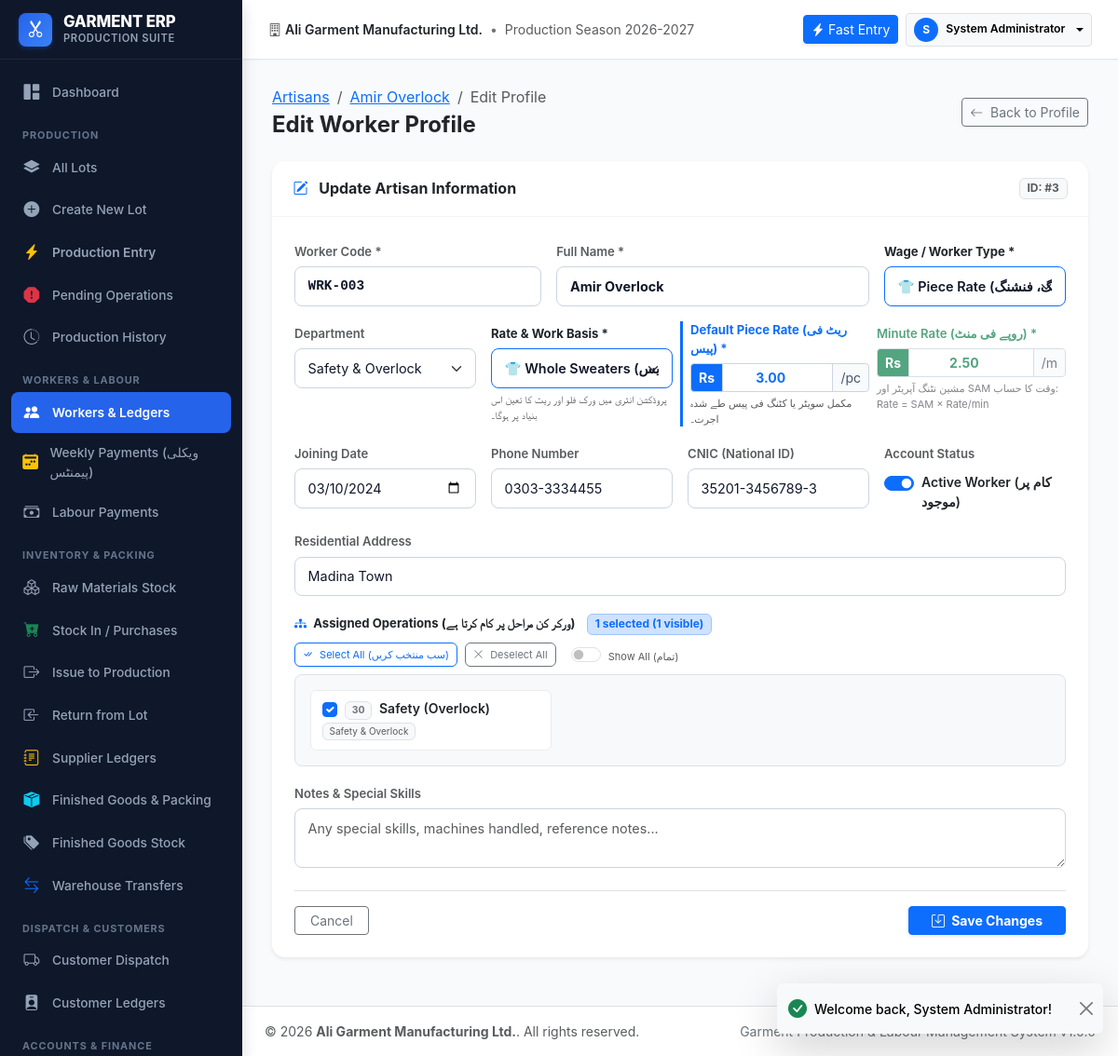
Page /modules/workers/edit.php?id=3 (signed in) on the committed database.
### tables this page shows
CREATE TABLE `users` (
    `id` INT AUTO_INCREMENT PRIMARY KEY,
    `username` VARCHAR(50) NOT NULL UNIQUE,
    `password_hash` VARCHAR(255) NOT NULL,
    `full_name` VARCHAR(100) NOT NULL,
    `role_id` INT NOT NULL,
    `phone` VARCHAR(30) NULL,
    `email` VARCHAR(100) NULL,
    `is_active` TINYINT(1) NOT NULL DEFAULT 1,
    `created_at` DATETIME NOT NULL DEFAULT CURRENT_TIMESTAMP,
    `updated_at` DATETIME NOT NULL DEFAULT CURRENT_TIMESTAMP ON UPDATE CURRENT_TIMESTAMP,
    FOREIGN KEY (`role_id`) REFERENCES `roles`(`id`)
);

CREATE TABLE `workers` (
    `id` INT AUTO_INCREMENT PRIMARY KEY,
    `code` VARCHAR(40) NOT NULL UNIQUE,
    `name` VARCHAR(120) NOT NULL,
    `phone` VARCHAR(40) NULL,
    `address` TEXT NULL,
    `cnic` VARCHAR(30) NULL,
    `worker_type` VARCHAR(50) NOT NULL DEFAULT 'Piece Rate',
    `department_id` INT NULL,
    `default_rate` DECIMAL(12,2) NOT NULL DEFAULT 0.00,
    `rate_per_minute` DECIMAL(8,2) NOT NULL DEFAULT 2.50,
    `joining_date` DATE NULL,
    `opening_balance` DECIMAL(14,2) NOT NULL DEFAULT 0.00,
    `notes` TEXT NULL,
    `is_active` TINYINT(1) NOT NULL DEFAULT 1,
    `created_at` DATETIME NOT NULL DEFAULT CURRENT_TIMESTAMP,
    FOREIGN KEY (`department_id`) REFERENCES `departments`(`id`) ON DELETE SET NULL
);

CREATE TABLE `departments` (
    `id` INT AUTO_INCREMENT PRIMARY KEY,
    `code` VARCHAR(30) NOT NULL UNIQUE,
    `name` VARCHAR(100) NOT NULL,
    `description` TEXT NULL,
    `is_active` TINYINT(1) NOT NULL DEFAULT 1
);

CREATE TABLE `operations` (
    `id` INT AUTO_INCREMENT PRIMARY KEY,
    `parent_id` INT NULL DEFAULT NULL,
    `code` VARCHAR(40) NOT NULL UNIQUE,
    `name` VARCHAR(100) NOT NULL,
    `description` TEXT NULL,
    `department_id` INT NULL,
    `sequence` INT NOT NULL DEFAULT 10,
    `estimated_minutes` DECIMAL(8,2) NOT NULL DEFAULT 0.00,
    `is_mandatory` TINYINT(1) NOT NULL DEFAULT 1,
    `default_rate` DECIMAL(12,2) NOT NULL DEFAULT 0.00,
    `rate_unit` VARCHAR(30) NOT NULL DEFAULT 'Per piece',
    `quantity_tracking` TINYINT(1) NOT NULL DEFAULT 1,
    `is_active` TINYINT(1) NOT NULL DEFAULT 1,
    FOREIGN KEY (`parent_id`) REFERENCES `operations`(`id`) ON DELETE SET NULL,
    FOREIGN KEY (`department_id`) REFERENCES `departments`(`id`) ON DELETE SET NULL
);

### modules/workers/edit.php (the view, shortened to what the rows shown need)
<?php
require_once __DIR__ . '/../../config/config.php';
require_once __DIR__ . '/../../config/auth.php';
require_login();
$workerId = (int)($_GET['id'] ?? $_GET['worker_id'] ?? 0);
$db = get_db();
$stmt = $db->prepare("SELECT * FROM workers WHERE id = ?");
$stmt->execute([$workerId]);
$worker = $stmt->fetch();
$departments = $db->query("SELECT * FROM departments WHERE is_active = 1 ORDER BY name ASC")->fetchAll();
$operations = $db->query("SELECT o.*,
                                 COALESCE(o.department_id, p_op.department_id) AS effective_dept_id,
                                 d.name AS dept_name
                          FROM operations o
                          LEFT JOIN operations p_op ON o.parent_id = p_op.id
                          LEFT JOIN departments d ON COALESCE(o.department_id, p_op.department_id) = d.id
                          WHERE o.is_active = 1
                          ORDER BY o.sequence ASC, o.id ASC")->fetchAll();
$curOpsStmt = $db->prepare("SELECT operation_id FROM worker_operations WHERE worker_id = ?");
$curOpsStmt->execute([$workerId]);
$currentOpIds = $curOpsStmt->fetchAll(PDO::FETCH_COLUMN);
require_once __DIR__ . '/../../includes/header.php';
?>
<div class="app-main">
    <?php require_once __DIR__ . '/../../includes/topbar.php'; ?>
    <div class="app-content">
        <div class="d-flex flex-column flex-sm-row justify-content-between align-items-sm-center gap-3 mb-4">
            <div>
                <nav aria-label="breadcrumb">
                    <ol class="breadcrumb mb-1 small">
                        <li class="breadcrumb-item"><a href="<?= BASE_URL ?>modules/workers/view.php?id=<?= $worker['id'] ?>"><?= clean($worker['name']) ?></a></li>
                    </ol>
                </nav>
            </div>
        </div>
        <div class="card-modern shadow-sm border-0">
            <div class="card-modern-header d-flex justify-content-between align-items-center">
                <h6 class="fw-bold mb-0 text-dark">
                    <i class="bi bi-pencil-square text-primary me-2"></i> Update Artisan Information
                </h6>
                <span class="badge bg-light text-muted border">ID: #<?= $worker['id'] ?></span>
            </div>
            <div class="card-modern-body p-4">
                <form method="POST" action="">
                    <div class="row g-3 mb-3">
                        <div class="col-12 col-md-4">
                            <label class="form-label fw-semibold small text-muted">Worker Code *</label>
                            <input type="text" name="code" class="form-control form-control-sm font-monospace fw-bold" required value="<?= clean($_POST['code'] ?? $worker['code']) ?>">
                        </div>
                        <div class="col-12 col-md-5">
                            <label class="form-label fw-semibold small text-muted">Full Name *</label>
                            <input type="text" name="name" class="form-control form-control-sm fw-bold" required value="<?= clean($_POST['name'] ?? $worker['name']) ?>">
                        </div>
                        <div class="col-12 col-md-3">
                            <label class="form-label fw-bold text-dark small">Wage / Worker Type *</label>
                            <?php
                            $types = [
                                'Piece Rate' => '👕 Piece Rate (پر پیس ریٹ - کٹنگ، ٹیلرنگ، فنشنگ)',
                                'Minute Rate' => '⏱️ Minute Rate (منٹ ریٹ - مشین آپریٹر ٹائم ریٹ)',
                                'Daily Wage' => '📅 Daily Wage (یومیہ اجرت - فکسڈ فی دن)',
                                'Monthly Salary' => '💼 Monthly Salary (ماہانہ فکسڈ تنخواہ)',
                                'Contractor' => '🤝 Contractor (ٹھیکیدار / کنٹریکٹر)'
                            ];
                            $selType = $_POST['worker_type'] ?? $worker['worker_type'];
                            ?>
                            <select name="worker_type" id="wrk_type" class="form-select form-select-sm fw-semibold border-primary">
                                <?php foreach ($types as $val => $label): ?>
                                    <option value="<?= $val ?>" <?= $selType === $val ? 'selected' : '' ?>><?= $label ?></option>
                                <?php endforeach; ?>
                            </select>
                        </div>
                    </div>
                    <div class="row g-3 mb-3">
                        <div class="col-12 col-md-3">
                            <label class="form-label fw-semibold small text-muted">Department</label>
                            <select name="department_id" id="wrk_dept" class="form-select form-select-sm">
                                <?php
                                $selDept = $_POST['department_id'] ?? $worker['department_id'];
                                foreach ($departments as $d): ?>
                                    <option value="<?= $d['id'] ?>" data-name="<?= strtolower($d['name']) ?>" <?= (int)$selDept === (int)$d['id'] ? 'selected' : '' ?>><?= clean($d['name']) ?></option>
                                <?php endforeach; ?>
                            </select>
                        </div>
                        <div class="col-12 col-md-3" id="grp_piece_rate">
                            <div class="input-group input-group-sm">
                                <span class="input-group-text bg-primary text-white fw-bold">Rs</span>
                                <input type="number" name="default_rate" id="wrk_piece_rate" class="form-control form-control-sm fw-bold text-primary text-center" step="any" min="0" value="<?= clean($_POST['default_rate'] ?? $worker['default_rate']) ?>" placeholder="0.00">
                                <span class="input-group-text" id="unit_piece_rate">/pc</span>
                            </div>
                        </div>
                        <div class="col-12 col-md-3" id="grp_min_rate">
                            <div class="input-group input-group-sm">
                                <span class="input-group-text bg-success text-white fw-bold">Rs</span>
                                <input type="number" name="rate_per_minute" id="wrk_min_rate" class="form-control form-control-sm fw-bold text-success text-center" step="any" min="0.1" required value="<?= clean($_POST['rate_per_minute'] ?? $worker['rate_per_minute']) ?>">
                                <span class="input-group-text">/m</span>
                            </div>
                        </div>
                    </div>
                    <div class="row g-3 mb-3">
                        <div class="col-12 col-md-3">
                            <label class="form-label fw-semibold small text-muted">Joining Date</label>
                            <input type="date" name="joining_date" class="form-control form-control-sm" value="<?= clean($_POST['joining_date'] ?? $worker['joining_date']) ?>">
                        </div>
                        <div class="col-12 col-md-3">
                            <label class="form-label fw-semibold small text-muted">Phone Number</label>
                            <input type="text" name="phone" class="form-control form-control-sm" value="<?= clean($_POST['phone'] ?? $worker['phone']) ?>" placeholder="e.g. 0300-1234567">
                        </div>
                        <div class="col-12 col-md-3">
                            <label class="form-label fw-semibold small text-muted">CNIC (National ID)</label>
                            <input type="text" name="cnic" class="form-control form-control-sm" value="<?= clean($_POST['cnic'] ?? $worker['cnic']) ?>" placeholder="35201-xxxxxxx-x">
                        </div>
                        <div class="col-12 col-md-3">
                            <div class="form-check form-switch mt-1">
                                <input class="form-check-input" type="checkbox" name="is_active" id="is_active" value="1" <?= ($worker['is_active'] ? 'checked' : '') ?>>
                                <label class="form-check-label fw-semibold text-dark small" for="is_active">Active Worker (کام پر موجود)</label>
                            </div>
                        </div>
                    </div>
                    <div class="mb-3">
                        <label class="form-label fw-semibold small text-muted">Residential Address</label>
                        <input type="text" name="address" class="form-control form-control-sm" value="<?= clean($_POST['address'] ?? $worker['address']) ?>" placeholder="Worker residential address or colony">
                    </div>
                    <div class="mb-3">
                        <div class="border rounded-3 p-3 bg-light">
                            <div class="row g-2" id="operations_container">
                                <?php foreach ($operations as $op):
                                    $isAssigned = in_array($op['id'], $currentOpIds);
                                ?>
                                    <div class="col-12 col-sm-6 col-md-4 op-item-wrapper"
                                         data-op-id="<?= $op['id'] ?>"
                                         data-dept-id="<?= $op['effective_dept_id'] ?? '' ?>"
                                         data-dept-name="<?= strtolower($op['dept_name'] ?? '') ?>"
                                         data-op-name="<?= strtolower($op['name']) ?>"
                                         data-init-assigned="<?= $isAssigned ? '1' : '0' ?>">
                                        <div class="form-check p-2 rounded-2 border border-light-subtle bg-white h-100 op-check-card">
                                            <input class="form-check-input wrk-op-checkbox ms-1 me-2" type="checkbox" name="operations[]" value="<?= $op['id'] ?>" id="op_<?= $op['id'] ?>" <?= $isAssigned ? 'checked' : '' ?>>
                                            <label class="form-check-label small fw-semibold text-dark cursor-pointer d-block" for="op_<?= $op['id'] ?>">
                                                <span class="badge bg-light text-secondary border me-1"><?= clean($op['sequence']) ?></span>
                                                <?= clean($op['name']) ?>
                                                <?php if (!empty($op['dept_name'])): ?>
                                                    <span class="badge bg-light text-muted border ms-1 fw-normal d-inline-block" style="font-size: 10px;"><?= clean($op['dept_name']) ?></span>
                                                <?php endif; ?>
                                            </label>
                                        </div>
                                    </div>
                                <?php endforeach; ?>
                            </div>
                        </div>
                    </div>
                </form>
            </div>
        </div>
    </div>
<?php require_once __DIR__ . '/../../includes/footer.php'; ?>

### includes/topbar.php (shortened to what the rows shown need)
<?php
$currentUser = current_user();
?>
<header class="app-topbar">
    <div class="d-flex align-items-center gap-2">
        <div class="dropdown">
            <button class="btn btn-sm btn-light border dropdown-toggle d-flex align-items-center gap-2" type="button" data-bs-toggle="dropdown" aria-expanded="false">
                <div class="bg-primary text-white rounded-circle d-flex align-items-center justify-content-center" style="width: 26px; height: 26px; font-size: 0.75rem; font-weight: 700;">
                    <?= strtoupper(substr($currentUser['full_name'] ?? 'U', 0, 1)) ?>
                </div>
                <span class="d-none d-md-inline fw-semibold small"><?= clean($currentUser['full_name'] ?? 'User') ?></span>
            </button>
        </div>
    </div>
</header>

### rows in the picture
users: full_name "S", full_name "System Administrator"
workers: name "Amir Overlock", id "3", code "WRK-003", worker_type "👕 Piece Rate (پر پیس ریٹ - کٹنگ، ٹیلرنگ، فنشنگ)", department_id "Safety & Overlock", default_rate "3.00", rate_per_minute "2.50", joining_date "03/10/2024", phone "0303-3334455", cnic "35201-3456789-3", is_active "☑", address "Madina Town"
operations: id "☑", sequence "30", name "Safety (Overlock)", department.name "Safety & Overlock"

### other values in the picture
get_setting('company_name', 'Garment ERP') "Ali Garment Manufacturing Ltd."
